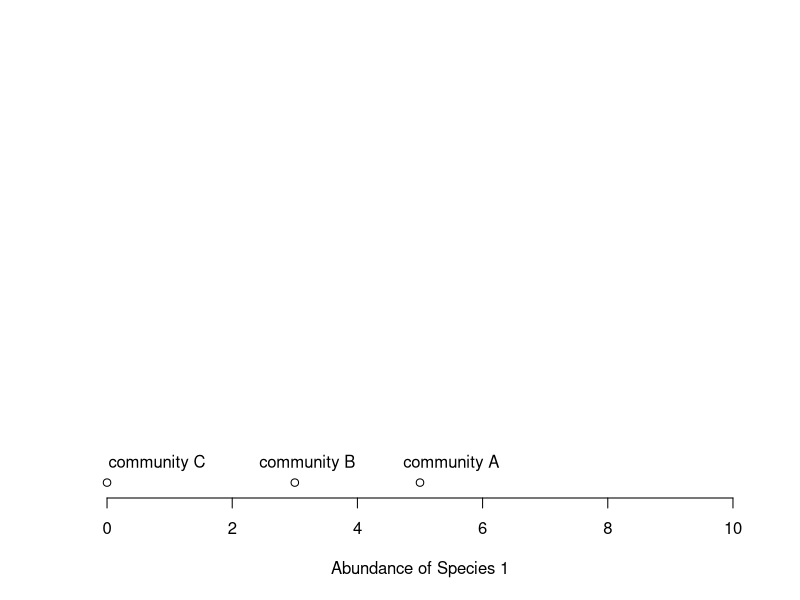
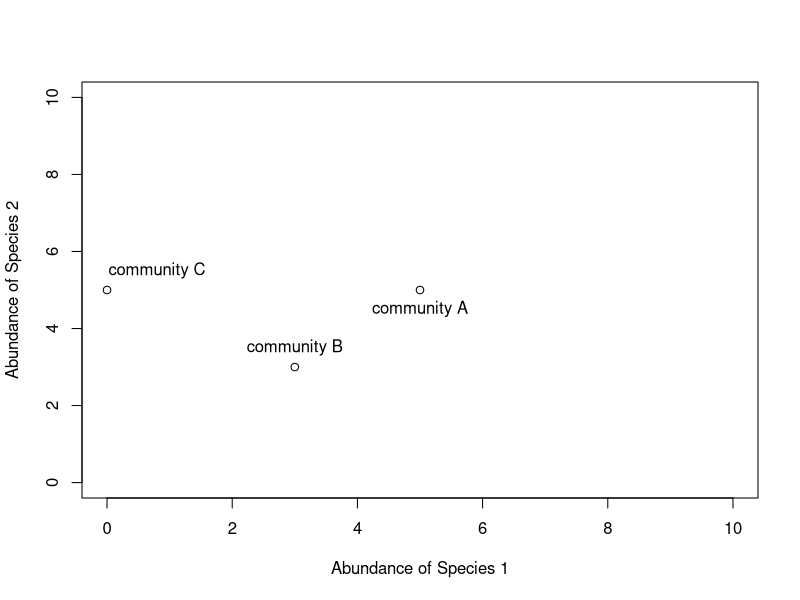
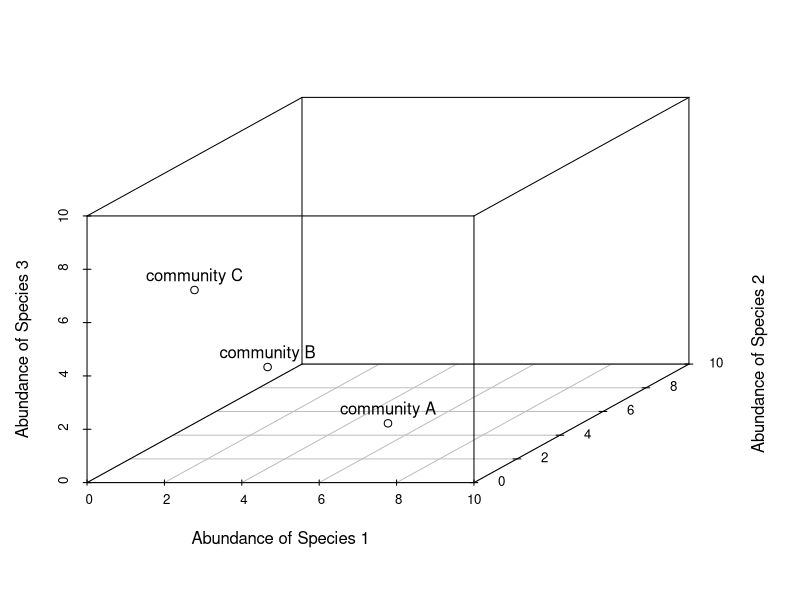
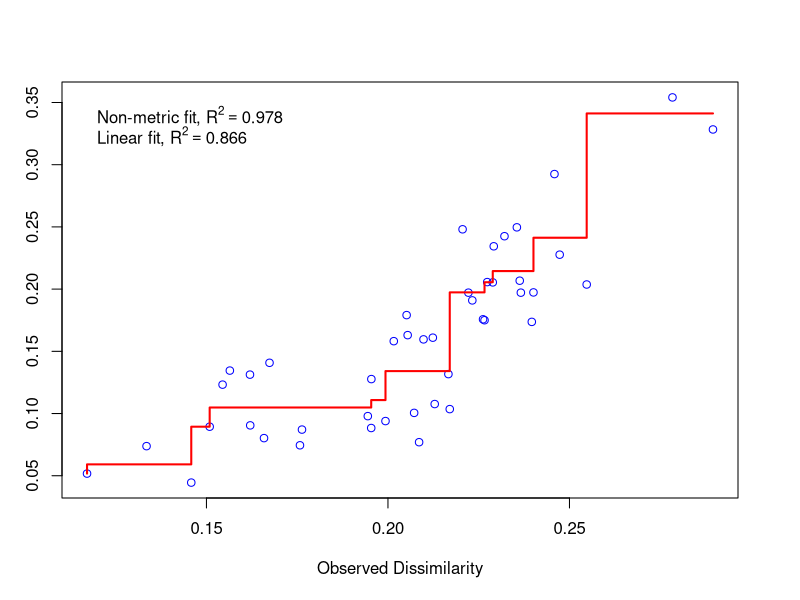
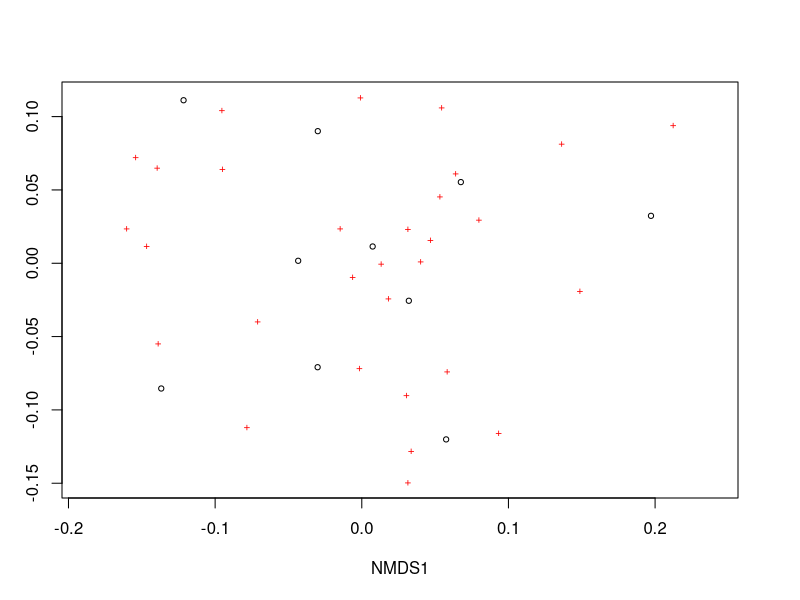
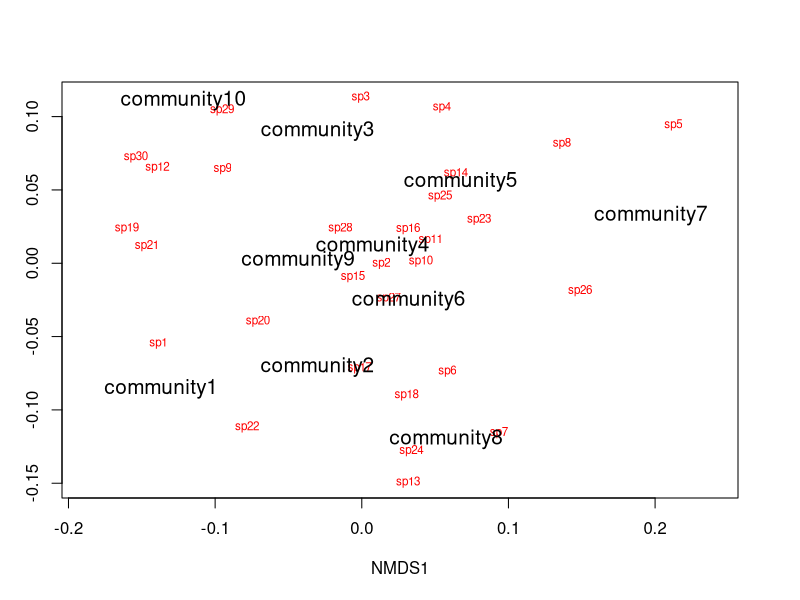
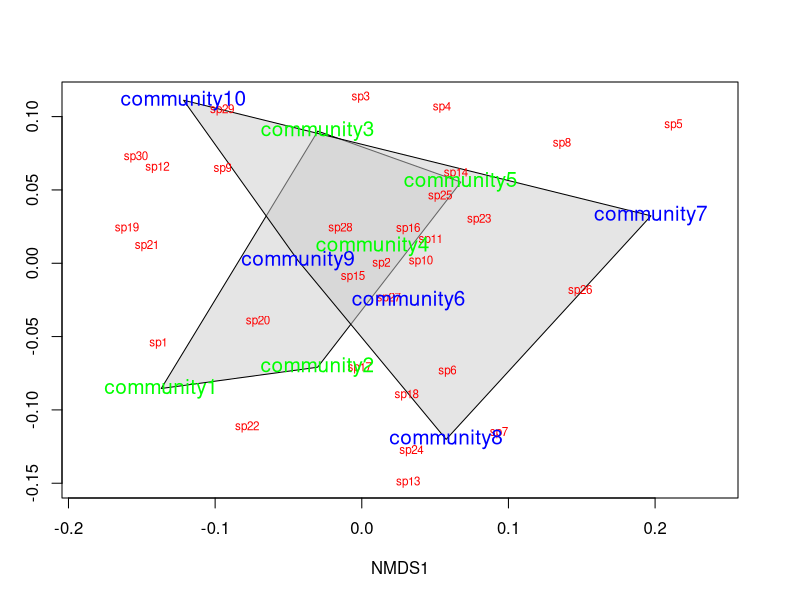
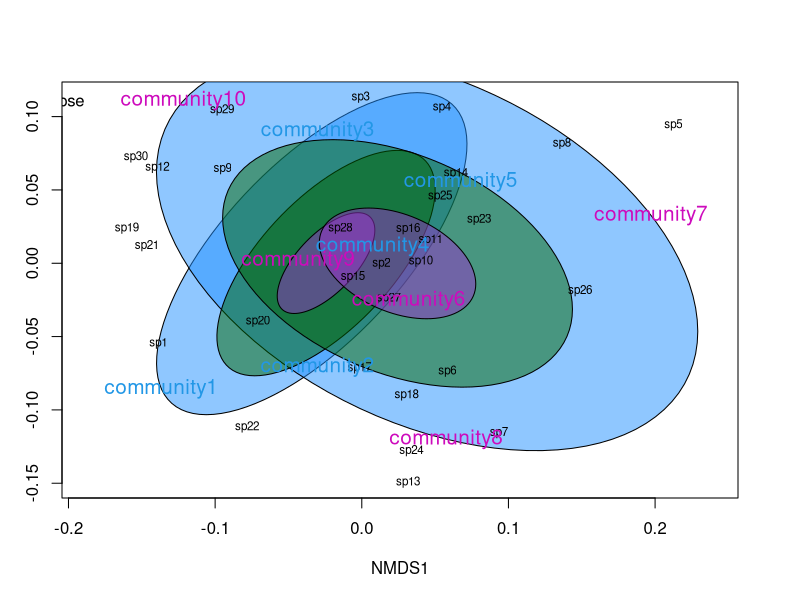

The R script that drew these images, in order:

# Let's lay some conceptual groundwork first to make sure everyone is on the same page
# Consider a single axis of abundance representing a single species:
plot(0:10,0:10,type="n",axes=F,xlab="Abundance of Species 1",ylab="")
axis(1)
# We can plot each community on that axis depending on the abundance of 
# species 1 within it
points(5,0); text(5.5,0.5,labels="community A")
points(3,0); text(3.2,0.5,labels="community B")
points(0,0); text(0.8,0.5,labels="community C")

# Now consider a second axis of abundance representing a different species
# Communities can be plotted along both axes depending on the abundance of
# species within it
plot(0:10,0:10,type="n",xlab="Abundance of Species 1",
     ylab="Abundance of Species 2")
points(5,5); text(5,4.5,labels="community A")
points(3,3); text(3,3.5,labels="community B")
points(0,5); text(0.8,5.5,labels="community C")

# Now consider a THIRD axis of abundance representing yet another species
# (For this we're going to need to load another package)
#install.packages("scatterplot3d")
library(scatterplot3d)
d=scatterplot3d(0:10,0:10,0:10,type="n",xlab="Abundance of Species 1",
                ylab="Abundance of Species 2",
                zlab="Abundance of Species 3"); d
d$points3d(5,5,0); text(d$xyz.convert(5,5,0.5),labels="community A")
d$points3d(3,3,3); text(d$xyz.convert(3,3,3.5),labels="community B")
d$points3d(0,5,5); text(d$xyz.convert(0,5,5.5),labels="community C")


# There are lots of ordination such as PCA, CCA, ect.  each on of these
# has its own assumptions.  For example PCA assumes linearity, which is rare
# for community data.  NMDS, non metric multi dimmeniosnal scaling uses the
# rank order, which has few assumptions and thus a powerful way to ordinate
# communities is species space
# WAIT! species space?!?!?! What does that mean?  We plot each site/sample/point
# in terms of the relative abundances of each species.  In the example above
# we had a three species space.  You can have as many species (which become
# the axis) as you could want.  Eventhough out minds can really only imagine 
# three dimensions (for you really smart ones four dimesnion), but beyond that
# it is difficult for our minds to think about. However mathatically we can just
# keep adding species (aka axes) to figure out the ordination of the communities
# in relation to one another based the the relative abundnaces of species.
# Once we have this n-dimensional space that we can't imagine, we take a 2-D or
# 3-D projection of it so we can see it

# The use of ranks omits some of the issues associated with using absolute
# distance (e.g., sensitivity to transformation), and as a result is much 
# more flexible technique that accepts a variety of types of data
# (It is also where the "non-metric" part of the name comes from)

# The NMDS procedure is iterative and takes place over several steps:
# (1) Define the original positions of communities in multidimensional space 
# (2) Specify the number m of reduced dimensions (typically 2)
# (3) Construct an initial configuration of the samples in 2-dimensions
# (4) Regress distances in this initial configuration against the observed (measured) distances
# (5) Determine the stress (disagreement between 2-D configuration and 
# predicted values from regression)
# If the 2-D configuration perfectly preserves the original rank 
# orders, then a plot ofone against the other must be monotonically 
# increasing. The extent to which the points on the 2-D configuration
# differ from this monotonically increasing line determines the
# degree of stress (see Shepard plot)
# (6) If stress is high, reposition the points in m dimensions in the 
#direction of decreasing stress, and repeat until stress is below 
#some threshold 

# Generally, stress < 0.05 provides an excellent represention in reduced 
# dimensions, < 0.1 is great, < 0.2 is good, and stress > 0.3 provides a 
# poor representation

# NOTE: The final configuration may differ depending on the initial 
# configuration (which is often random) and the number of iterations, so
# it is advisable to run the NMDS multiple times and compare the 
# interpretation from the lowest stress solutions

# To begin, NMDS requires a distance matrix, or a matrix of dissimilarities
# Raw Euclidean distances are not ideal for this purpose: they are 
# sensitive to totalabundances, so may treat sites with a similar number
# of species as more similar, even though the identities of the species
# are different
# They are also sensitive to species absences, so may treat sites with
# the same number of absent species as more similar

# Consequently, ecologists use the Bray-Curtis dissimilarity calculation, 
# which has many ideal properties:
# It is invariant to changes in units
# It is unaffected by additions/removals of species that are not 
# present in two communities
# It is unaffected by the addition of a new community
# It can recognize differences in total abudnances when relative 
# abundances are the same

# To run the NMDS, we will use the function `metaMDS` from the vegan 
# package
#install.packages("vegan")
library(vegan)
# `metaMDS` requires a community-by-species matrix
# Let's create that matrix with some randomly sampled data
set.seed(2)
community_matrix=matrix(sample(1:100,300,replace=T),nrow=10,
                        dimnames=list(paste("community",1:10,sep=""),
                                      paste("sp",1:30,sep="")))


# The function `metaMDS` will take care of most of the distance 
# calculations, iterative fitting, etc. We need simply to supply:
example_NMDS=metaMDS(community_matrix, # Our community-by-species matrix
                     k=2) # The number of reduced dimensions
# You should see each iteration of the NMDS until a solution is reached
# (i.e., stress was minimized after some number of reconfigurations of 
# the points in 2 dimensions). You can increase the number of default 
# iterations using the argument "trymax=##"
example_NMDS=metaMDS(community_matrix,k=2,trymax=100)

# And we can look at the NMDS object
example_NMDS # metaMDS has automatically applied a square root 
# transformation and calculated the Bray-Curtis distances for our 
# community-by-site matrix
# Let's examine a Shepard plot, which shows scatter around the regression
# between the interpoint distances in the final configuration (distances 
# between each pair of communities) against their original dissimilarities
stressplot(example_NMDS)
# Large scatter around the line suggests that original dissimilarities are
# not well preserved in the reduced number of dimensions

#Now we can plot the NMDS
plot(example_NMDS)
# It shows us both the communities ("sites", open circles) and species 
# (red crosses), but we  don't know which are which!

# We can use the functions `ordiplot` and `orditorp` to add text to the 
# plot in place of points
ordiplot(example_NMDS,type="n")
orditorp(example_NMDS,display="species",col="red",air=0.01) ##air is the amount of empty space between text labels, <1 allows overlapping
orditorp(example_NMDS,display="sites",cex=1.25,air=0.01)

# There are some additional functions that might of interest
# Let's suppose that communities 1-5 had some treatment applied, and 
# communities 6-10 a different treatment
# We can draw convex hulls connecting the vertices of the points made by
# these communities on the plot
# First, let's create a vector of treatment values:
treat=c(rep("Treatment1",5),rep("Treatment2",5))
ordiplot(example_NMDS,type="n")
ordihull(example_NMDS,groups=treat,draw="polygon",col="grey80",
         label=FALSE)
orditorp(example_NMDS,display="species",col="red",air=0.01)
orditorp(example_NMDS,display="sites",col=c(rep("green",5),rep("blue",5)),
         air=0.01,cex=1.25)
# I find this an intuitive way to understand how communities and species 
# cluster based on treatments
# One can also plot ellipses and "spider graphs" using the functions 
# `ordiellipse` and `orderspider` which emphasize the centroid of the 
# communities in each treatment


## create a plot with ellipses of various sizes
ordiplot(example_NMDS,type="n")
ordiellipse(example_NMDS,groups=treat,kind="ehull",draw="polygon",col="dodgerblue",
            label=FALSE)
ordiellipse(example_NMDS,groups=treat,kind="sd",draw="polygon",col="darkgreen",
            label=FALSE)
ordiellipse(example_NMDS,groups=treat,kind="se",draw="polygon",col="darkorchid3",
            label=FALSE)

legend(-0.25,.125,legend=c("ellipse","sd","se"),fill=c("dodgerblue","darkgreen","darkorchid3"), bty="n", cex=1)
orditorp(example_NMDS,display="species",col="1",air=0.01)
orditorp(example_NMDS,display="sites",col=c(rep("12",5),rep("14",5)),
         air=0.01,cex=1.25)
# Another alternative is to plot a minimum spanning tree (from the 
# function `hclust`), which clusters communities based on their original 
# dissimilarities and projects the dendrogram onto the 2-D plot
ordiplot(example_NMDS,type="n")
orditorp(example_NMDS,display="species",col="red",air=0.01)
orditorp(example_NMDS,display="sites",col=c(rep("green",5),rep("blue",5)),
         air=0.01,cex=1.25)
ordicluster(example_NMDS,hclust(vegdist(community_matrix,"bray"))) 
# Note that clustering is based on Bray-Curtis distances
# This is one method suggested to check the 2-D plot for accuracy
